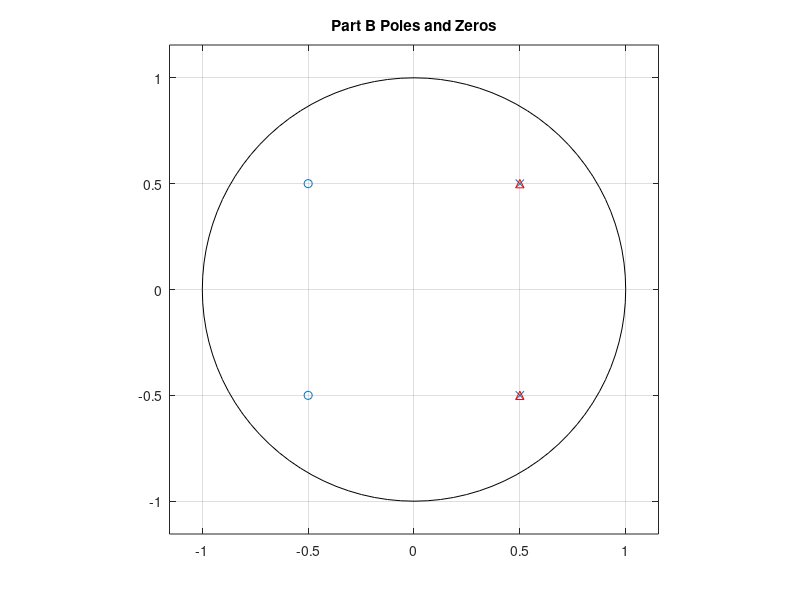

Write MATLAB code to recreate this figure.
% author: Tyler Thompson
% date: 3/20/2019
% description: ECE4550 Matlab Assignment #2 Problem 1 Part B

clear;
close all;

% X(z) = (2 + 2z^-1 + z^-2)/(1 - z^-1 + 0.5z^-2)
b = [2 2 1];
a = [1 -1 0.5];
[r,p,k] = residue(b,a);

fprintf("\nPoles:\n");
for n = 1:length(p)
    fprintf("%g%+gj\n", real(p(n)), imag(p(n)));
end

fprintf("\nResidues: \n");
for n = 1:length(r)
    fprintf("%g%+gj\n", real(r(n)), imag(r(n)));
end


fprintf("\nX(z) = ");
for n = 1:length(p)
    fprintf("(%g%+gj)/(z-%g%+gj)", real(r(n)), imag(r(n)), real(p(n)), imag(p(n)));
    if n == length(p)
        fprintf("\n");
    else
        fprintf(" + ");
    end
end


zplane(b,a)
hold on
plot(p, '^r')
title("Part B Poles and Zeros")
hold off


% Output
%
% Poles:
% 0.5+0.5j
% 0.5-0.5j
% 
% Residues: 
% 2-2j
% 2+2j
% 
% X(z) = (2-2j)/(z-0.5+0.5j) + (2+2j)/(z-0.5-0.5j)